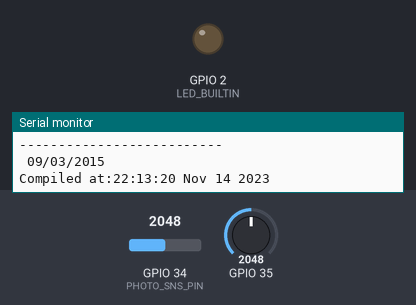
The sketch below on a simulated ESP32. Shown: output pins drawn as LEDs (lit = HIGH), the last lines printed to the serial monitor. Inputs (shaded band) come from the test bench; at power-on: GPIO 34 (PHOTO_SNS_PIN) = 2048, GPIO 35 = 2048. WiFi joins after 1.5 s; servers stay silent unless stated; random numbers use the default seed unless the sketch sets one.

Above: at 0.1 s.
At 0.6 s:
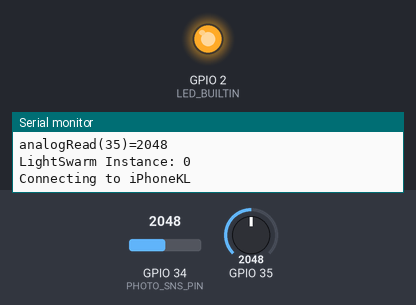
Timing chart, 0 to 3.7 s (numbered marks = the images above):
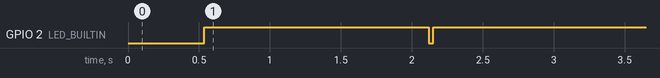

The sketch:

LightSwarm.ino
```cpp
/*
Cooperative IOT Self Organizing Example
SwitchDoc Labs, August 2015

 */
#include <Wire.h>
#include <WiFi.h>
#include <Network.h>
#include <NetworkUdp.h>
#undef DEBUG

char ssid[] = "iPhoneKL";  //  your network SSID (name)
char pass[] = "--------"; // your network password

unsigned int localPort = 1996; // local port to listen for UDP packets
IPAddress serverAddress = IPAddress(255, 255, 255, 255); // default no IP Address

#define LED_BUILTIN 2
#define PHOTO_SNS_PIN 34

#define VERSIONNUMBER 28
#define LOGGERIPINC 20
#define SWARMSIZE 5
// 30 seconds is too old - it must be dead
#define SWARMTOOOLD 30000

int mySwarmID = 0;

// Packet Types

#define LIGHT_UPDATE_PACKET 0
#define RESET_SWARM_PACKET 1
#define CHANGE_TEST_PACKET 2
#define RESET_ME_PACKET 3
#define DEFINE_SERVER_LOGGER_PACKET 4
#define LOG_TO_SERVER_PACKET 5
#define MASTER_CHANGE_PACKET 6
#define BLINK_BRIGHT_LED 7

// master variables
boolean masterState = false;   // True if master, False if not
int swarmClear[SWARMSIZE];
int swarmVersion[SWARMSIZE];
int swarmState[SWARMSIZE];
long swarmTimeStamp[SWARMSIZE];   // for aging

int swarmAddresses[SWARMSIZE];  // Swarm addresses

// variables for light sensor

int clearColor;
int redColor;
int blueColor;
int greenColor;

const int PACKET_SIZE = 14; // Light Update Packet
const int BUFFERSIZE = 1024;

byte packetBuffer[BUFFERSIZE]; //buffer to hold incoming and outgoing packets
char photo_sns_buffer[10];  /*temporary buffer for text*/
/*for movavg*/
uint16_t PHOTO_READINGS[5] = {0, 0, 0, 0, 0};/*executed in a one second task with 2 seconds MovAvg*/
// A UDP instance to let us send and receive packets over UDP
NetworkUDP udp;
IPAddress localIP;

int data_cnt = 0;
uint16_t c = 0;

TaskHandle_t xHandle_Task_UDP_Receive;
TaskHandle_t xHandle_Task_UDP_Send;
TaskHandle_t xHandle_Task_PhotoSns;
TaskHandle_t xHandle_Task_Swarm;
TaskHandle_t xHandle_Task_LED_Blink;
SemaphoreHandle_t swarmMutex;

void setup()
{
  /*Start*/
  Serial.begin(19200);
  Serial.println();
  Serial.println();
  Serial.println("");
  Serial.println("--------------------------");
  Serial.println("LightSwarm");
  Serial.print("Version ");
  Serial.println(VERSIONNUMBER);
  Serial.println("--------------------------");

  Serial.println(F(" 09/03/2015"));
  Serial.print(F("Compiled at:"));
  Serial.print (F(__TIME__));
  Serial.print(F(" "));
  Serial.println(F(__DATE__));
  Serial.println();
  pinMode(LED_BUILTIN, OUTPUT);
  /*Start*/

  digitalWrite(LED_BUILTIN, LOW);
  delay(500);
  digitalWrite(LED_BUILTIN, HIGH);
  /*Get a random seed*/
  randomSeed(analogRead(35));
  Serial.print("analogRead(35)=");
  Serial.println(analogRead(35));

  // everybody starts at 0 and changes from there
  mySwarmID = 0;

  // We start by connecting to a WiFi network
  Serial.print("LightSwarm Instance: ");
  Serial.println(mySwarmID);

  Serial.print("Connecting to ");
  Serial.println(ssid);
  WiFi.begin(ssid, pass);

  // initialize Swarm Address - we start out as swarmID of 0

  while (WiFi.status() != WL_CONNECTED) {
    delay(500);
    Serial.print(".");
  }
  Serial.println("");

  Serial.println("WiFi connected");
  Serial.println("IP address: ");
  Serial.println(WiFi.localIP());

  Serial.println("Starting UDP");

  udp.begin(localPort);       // bind & listen on port
  //udp.setBroadcast(true);     // allow broadcast TX
  Serial.print("Local port: ");
  Serial.println(localPort);

  // initialize light sensor and arrays
  int i;
  for (i = 0; i < SWARMSIZE; i++)
  {
    swarmAddresses[i] = 0;
    swarmClear[i] = 0;
    swarmTimeStamp[i] = -1;
  }
  swarmClear[mySwarmID] = 0;
  swarmTimeStamp[mySwarmID] = 1;   // I am always in time to myself
  clearColor = swarmClear[mySwarmID];
  swarmVersion[mySwarmID] = VERSIONNUMBER;
  swarmState[mySwarmID] = masterState;
  Serial.print("clearColor =");
  Serial.println(clearColor);
  // set SwarmID based on IP address
  localIP = WiFi.localIP();
  swarmAddresses[0] =  localIP[3];
  mySwarmID = 0;
  Serial.print("MySwarmID=");
  Serial.println(mySwarmID);

  /*Mutesx to protect shared swarm data field*/
  swarmMutex = xSemaphoreCreateMutex();
  /*Task Creation*/
  xTaskCreatePinnedToCore(Task_PhotoSns, "Task_PhotoSns", 4096, NULL, 1, &xHandle_Task_PhotoSns, 1);
  xTaskCreatePinnedToCore(Task_UDP_Receive, "Task_UDP_Receive", 4096, NULL, 2, &xHandle_Task_UDP_Receive, 1);
  xTaskCreatePinnedToCore(Task_UDP_Send, "Task_UDP_Send", 4096, NULL, 1, &xHandle_Task_UDP_Send, 1);
  xTaskCreatePinnedToCore(Task_Swarm, "Task_Swarm", 4096, NULL, 1, &xHandle_Task_Swarm, 1);
  xTaskCreatePinnedToCore(Task_LED_Blink, "Task_LED_Blink", 4096, NULL, 1, &xHandle_Task_LED_Blink, 1);
  xTaskCreatePinnedToCore(Task_Monitor, "Task_Monitor", 4096, NULL, 1, NULL, 1);

  vTaskDelete(NULL);
}

void loop()
{
 /**/
}

// send an LIGHT Packet request to the swarms at the given address
void sendLightUpdatePacket(IPAddress & address)
{
  memset(packetBuffer, 0, PACKET_SIZE);
  xSemaphoreTake(swarmMutex, portMAX_DELAY);
// update swarm arrays and clearColor
  packetBuffer[0] = 0xF0;
  packetBuffer[1] = LIGHT_UPDATE_PACKET;
  packetBuffer[2] = localIP[3];
  packetBuffer[3] = masterState;
  packetBuffer[4] = VERSIONNUMBER;
  packetBuffer[5] = (clearColor >> 8) & 0xFF;
  packetBuffer[6] = (clearColor & 0xFF);
  packetBuffer[7] = (redColor >> 8) & 0xFF;
  packetBuffer[8] = (redColor & 0xFF);
  packetBuffer[9] = (greenColor >> 8) & 0xFF;
  packetBuffer[10] = (greenColor & 0xFF);
  packetBuffer[11] = (blueColor >> 8) & 0xFF;
  packetBuffer[12] = (blueColor & 0xFF);
  packetBuffer[13] = 0x0F;
  xSemaphoreGive(swarmMutex);
  // === ESP32 core 3.x correct send path ===
  udp.beginPacket(address, localPort);
  udp.write(packetBuffer, PACKET_SIZE);
  udp.endPacket();
}

// delay 0-MAXDELAY seconds
#define MAXDELAY 500
void broadcastARandomUpdatePacket()
{
  int sendToLightSwarm = 255;
  int randomDelay;
  randomDelay = random(0, MAXDELAY);
  Serial.print("Delay = ");
  Serial.print(randomDelay);
  Serial.print("ms : ");

  vTaskDelay(randomDelay / portTICK_PERIOD_MS);

  IPAddress sendSwarmAddress(255, 255, 255, sendToLightSwarm); // my Swarm Address
  sendLightUpdatePacket(sendSwarmAddress);
}

void checkAndSetIfMaster()
{
  int i;
  int howLongAgo;
  for (i = 0; i < SWARMSIZE; i++)
  {

#ifdef DEBUG
    Serial.print("swarmClear[");
    Serial.print(i);
    Serial.print("] = ");
    Serial.print(swarmClear[i]);
    Serial.print("  swarmTimeStamp[");
    Serial.print(i);
    Serial.print("] = ");
    Serial.println(swarmTimeStamp[i]);
#endif
    Serial.print("#");
    Serial.print(i);
    Serial.print("/");
    Serial.print(swarmState[i]);
    Serial.print("/");
    Serial.print(swarmVersion[i]);
    Serial.print(":");
    // age data
    howLongAgo = millis() - swarmTimeStamp[i] ;

    if (swarmTimeStamp[i] == 0)
    {
      Serial.print("TO ");
    }
    else if (swarmTimeStamp[i] == -1)
    {
      Serial.print("NP ");
    }
    else if (swarmTimeStamp[i] == 1)
    {
      Serial.print("ME ");
    }
    else if (howLongAgo > SWARMTOOOLD)
    {
      Serial.print("TO ");
      swarmTimeStamp[i] = 0;
      swarmClear[i] = 0;

    }
    else
    {
      Serial.print("PR ");
    }
  }

  Serial.println();
  boolean setMaster = true;

  for (i = 0; i < SWARMSIZE; i++)
  {

    if (swarmClear[mySwarmID] >= swarmClear[i])
    {
      // I might be master!
    }
    else
    {
      // nope, not master
      setMaster = false;
      break;
    }

  }
  if (setMaster == true)
  {
    if (masterState == false)
    {
      Serial.println("I just BECAME Master");
    }
    masterState = true;
    vTaskSuspend(xHandle_Task_LED_Blink);
    digitalWrite(LED_BUILTIN, HIGH);
  }
  else //setMaster == false
  {
    if (masterState == true)
    {
      Serial.println("I just LOST Master");
    }
    masterState = false;
    vTaskResume(xHandle_Task_LED_Blink);
  }
  swarmState[mySwarmID] = masterState;
}

int setAndReturnMySwarmIndex(int incomingID)
{
  int i;
  for (i = 0; i< SWARMSIZE; i++)
  {
    if (swarmAddresses[i] == incomingID)
    {
       return i;
    }
    else
    if (swarmAddresses[i] == 0)  // not in the system, so put it in
    {
      swarmAddresses[i] = incomingID;
      Serial.print("incomingID ");
      Serial.print(incomingID);
      Serial.print("  assigned #");
      Serial.println(i);
      return i;
    }
  }

  // if we get here, then we have a new swarm member.
  // Delete the oldest swarm member and add the new one in
  // (this will probably be the one that dropped out)

  int oldSwarmID;
  long oldTime;
  oldTime = millis();
  for (i = 0;  i < SWARMSIZE; i++)
 {
  if (oldTime > swarmTimeStamp[i])
  {
    oldTime = swarmTimeStamp[i];
    oldSwarmID = i;
  }
 }

 // remove the old one and put this one in....
 swarmAddresses[oldSwarmID] = incomingID;
 // the rest will be filled in by Light Packet Receive

}

void Task_UDP_Receive(void *pvParameters){

  for(;;){
    int cb = udp.parsePacket();
    if (cb) {
      udp.read(packetBuffer, PACKET_SIZE);
      xSemaphoreTake(swarmMutex, portMAX_DELAY);
// update swarm arrays and clearColor
      Incoming_Packet_Helper(packetBuffer);
      xSemaphoreGive(swarmMutex);
    }
    vTaskDelay(100 / portTICK_PERIOD_MS);
  }
}

void Task_UDP_Send(void *pvParameters){
  for(;;){
    vTaskDelay(1);                 // let RX run first
    broadcastARandomUpdatePacket();
    vTaskDelay(1000 / portTICK_PERIOD_MS);
  }
}

void Task_Swarm(void *pvParameters){
  for(;;){
    // Check to see if I am master!
    checkAndSetIfMaster();
    vTaskDelay(500 / portTICK_PERIOD_MS);
  }
}

void Task_PhotoSns(void *pvParameters){
  uint8_t cnt = 0;
  uint16_t val = 0;
  for(;;){
    val = Photo_Sns(); /*Doing Photo Cell Sensing*/
    if ((data_cnt>=5)) { /*Wait for 5 sec worth data before sending*/
        c = val;
        Serial.print("C: "); Serial.print(c, DEC); Serial.print(" ");
        Serial.println(" ");
        clearColor = c;
        swarmClear[mySwarmID] = clearColor;
    }
    cnt++;
    vTaskDelay(1000 / portTICK_PERIOD_MS);
  }
}

void Task_LED_Blink(void *pvParameters){
  for(;;){
    uint16_t BLNK_MS;
    if(swarmClear[mySwarmID]<=500){BLNK_MS = 2000;}
    else if(swarmClear[mySwarmID]<=1500){BLNK_MS = 1500;}
    else if(swarmClear[mySwarmID]<=2500){BLNK_MS = 1000;}
    else if(swarmClear[mySwarmID]<=3500){BLNK_MS = 800;}
    else if(swarmClear[mySwarmID]> 3500){BLNK_MS = 300;}
    Serial.print("BLNK_MS Value = ");
    Serial.print(BLNK_MS);
    Serial.print('\n');
    digitalWrite(LED_BUILTIN, !digitalRead(LED_BUILTIN));
    vTaskDelay(BLNK_MS / portTICK_PERIOD_MS);
  }
}

void Incoming_Packet_Helper(byte *buf){

  if (packetBuffer[1] == LIGHT_UPDATE_PACKET)
    {
      Serial.print("LIGHT_UPDATE_PACKET received from LightSwarm #");
      Serial.println(packetBuffer[2]);
      setAndReturnMySwarmIndex(packetBuffer[2]);

      Serial.print("LS Packet Recieved from #");
      Serial.print(packetBuffer[2]);
      Serial.print(" SwarmState:");
      if (packetBuffer[3] == 0)
        Serial.print("SLAVE");
      else
        Serial.print("MASTER");

      Serial.print(" CC:");
      Serial.print(packetBuffer[5] * 256 + packetBuffer[6]);
      Serial.print(" RC:");
      Serial.print(packetBuffer[7] * 256 + packetBuffer[8]);
      Serial.print(" GC:");
      Serial.print(packetBuffer[9] * 256 + packetBuffer[10]);
      Serial.print(" BC:");
      Serial.print(packetBuffer[11] * 256 + packetBuffer[12]);
      Serial.print(" Version=");
      Serial.println(packetBuffer[4]);

      // record the incoming clear color
      swarmClear[setAndReturnMySwarmIndex(packetBuffer[2])] = packetBuffer[5] * 256 + packetBuffer[6];
      swarmVersion[setAndReturnMySwarmIndex(packetBuffer[2])] = packetBuffer[4];
      swarmState[setAndReturnMySwarmIndex(packetBuffer[2])] = packetBuffer[3];
      swarmTimeStamp[setAndReturnMySwarmIndex(packetBuffer[2])] = millis();
    }

  if (packetBuffer[1] == RESET_SWARM_PACKET)
  {
    Serial.println(">>>>>>>>>>>>>RESET_SWARM_PACKETPacket Recieved<<<<<<<<<<<<<<<\n");
    masterState = false;
    Serial.println("Reset Swarm:  Resetting Swarm!! (and everybody else!)");
    vTaskSuspend(xHandle_Task_LED_Blink);
    digitalWrite(LED_BUILTIN, LOW);
  }
/*
  if (packetBuffer[1] == RESET_ME_PACKET)
  {
    Serial.println(">>>>>>>>>RESET_ME_PACKET Packet Recieved");
    if (packetBuffer[2] == swarmAddresses[mySwarmID])
    {
      masterState = false;
      Serial.println("Reset Me:  I just BECAME Master");
      digitalWrite(LED_BUILTIN, LOW);
    }
    else
    {
      Serial.print("Wanted #");
      Serial.print(packetBuffer[2]);
      Serial.println(" Not me - reset ignored");
    }
  }
  */
  /*
  if (packetBuffer[1] ==  DEFINE_SERVER_LOGGER_PACKET)
  {
    Serial.println(">>>>>>>>>DEFINE_SERVER_LOGGER_PACKET Packet Recieved");
    serverAddress = IPAddress(packetBuffer[4], packetBuffer[5], packetBuffer[6], packetBuffer[7]);
    Serial.print("Server address received: ");
    Serial.println(serverAddress);
  }
*/
/*
  if (packetBuffer[1] ==  BLINK_BRIGHT_LED)
  {
    Serial.println(">>>>>>>>>BLINK_BRIGHT_LED Packet Recieved");
    if (packetBuffer[2] == swarmAddresses[mySwarmID])
    {
      vTaskDelay((packetBuffer[4] * 100) / portTICK_PERIOD_MS);
    }
    else
    {
      Serial.print("Wanted #");
      Serial.print(packetBuffer[2]);
      Serial.println(" Not me - reset ignored");
    }
  }
*/
  Serial.print("MasterStatus:");
  if (masterState == true)
  {
    Serial.print("MASTER");
  }
  else
  {
    Serial.print("SLAVE");
  }
  Serial.print("/cc=");
  Serial.print(clearColor);
  Serial.print("/KS:");
  Serial.println(serverAddress);

  Serial.println("--------");
  int i;
  for (i = 0; i < SWARMSIZE; i++)
  {
    Serial.print("swarmAddress[");
    Serial.print(i);
    Serial.print("] = ");
    Serial.println(swarmAddresses[i]);
  }
  Serial.println("--------");
}

int Photo_Sns(void){
  int val = 0u;

  val = analogRead(PHOTO_SNS_PIN);
  val = MovAvg(val, &PHOTO_READINGS[0]);/*Moving average*/
  data_cnt+=1;
  sprintf(photo_sns_buffer, "%d", val);  /*convert int → text*/
  Serial.print("Photo Sns Read=");
  Serial.print(photo_sns_buffer);
  Serial.println(" ");
  return val;
}

uint16_t MovAvg(uint16_t input, uint16_t *buffer){
  /*Buffer with 5 elements*/
  float avg = 0.0f;

  buffer[4] = buffer[3];
  buffer[3] = buffer[2];
  buffer[2] = buffer[1];
  buffer[1] = buffer[0]; /*pop out old element and push new*/
  buffer[0] = input;

  avg = (buffer[0]+buffer[1]+buffer[2]+buffer[3]+buffer[4])/5;

  return avg;
}

void Task_Monitor(void *pv) {
  for (;;) {
    Serial.print("[Stack] UDP send free min: ");
    Serial.println(uxTaskGetStackHighWaterMark(xHandle_Task_UDP_Send));
    vTaskDelay(5000 / portTICK_PERIOD_MS);
  }
}
```

Measured:
- by itself, GPIO 2 (LED_BUILTIN): LOW → HIGH at 0.54 s, → LOW 1.6 s later, → HIGH 0.03 s later
